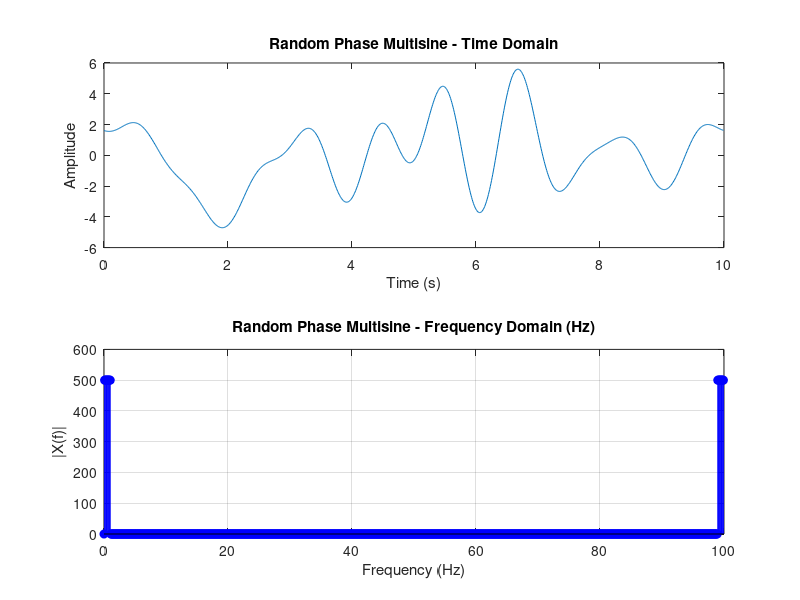

The MATLAB script that drew this image:
% Task 1.3.2 - Frequency Axis in Hz: For the multisine we just created (Task 1.3.1), 
% we now need to: Plot the DFT magnitude with the x-axis labeled in Hz (not bins). 
% Also, plot the time-domain signal again, but with the time axis in seconds.

% Parameters
N = 1000;            % Number of samples
K = 10;               % Number of excited frequencies
fs = 100;             % Sampling frequency (Hz)
Ts = 1/fs;            % Sampling time (s)

% Time vector
t = (0:N-1) * Ts;

% Generate multisine - sum of cosines with random phase
x = zeros(1, N);

for k = 1:K
    phase = 2*pi*rand();            % Random phase in [0, 2π]
    freq_bin = k;                    % Excited frequency bins: 1 to 10
    freq = (freq_bin) * fs / N;      % Frequency in Hz for this bin
    
    x = x + cos(2*pi*freq*t + phase); % Add cosine to multisine
end

% Compute DFT
X = fft(x);

% Frequency axis in Hz
f = (0:N-1) * (fs/N);

% Plot time domain signal (time in seconds)
figure;
subplot(2,1,1);
plot(t, x);
xlabel('Time (s)');
ylabel('Amplitude');
title('Random Phase Multisine - Time Domain');

% Plot frequency domain (frequency in Hz)
subplot(2,1,2);
stem(f, abs(X), 'b', 'filled');
xlabel('Frequency (Hz)');
ylabel('|X(f)|');
title('Random Phase Multisine - Frequency Domain (Hz)');
grid on;

% In result: The time-domain plot shows time in seconds (not samples).
% The frequency-domain plot shows frequency in Hz (not bins).